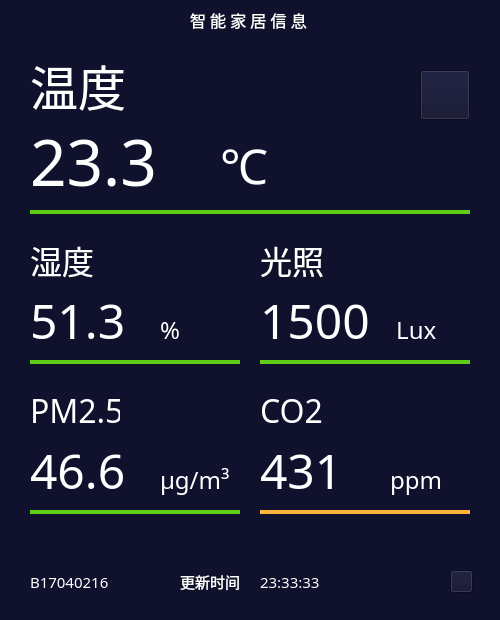
<?xml version="1.0" encoding="UTF-8"?>
<ui version="4.0">
 <class>MainWindow</class>
 <widget class="QMainWindow" name="MainWindow">
  <property name="geometry">
   <rect>
    <x>0</x>
    <y>0</y>
    <width>500</width>
    <height>620</height>
   </rect>
  </property>
  <property name="font">
   <font>
    <family>思源黑体 Normal</family>
    <pointsize>10</pointsize>
   </font>
  </property>
  <property name="windowTitle">
   <string>智能家居     B17040216 何鹏飞</string>
  </property>
  <property name="styleSheet">
   <string notr="true">background-color: rgb(15, 17, 45);</string>
  </property>
  <widget class="QWidget" name="centralwidget">
   <widget class="QLabel" name="label">
    <property name="geometry">
     <rect>
      <x>30</x>
      <y>10</y>
      <width>161</width>
      <height>151</height>
     </rect>
    </property>
    <property name="font">
     <font>
      <family>思源黑体 Normal</family>
      <pointsize>36</pointsize>
      <weight>50</weight>
      <bold>false</bold>
     </font>
    </property>
    <property name="styleSheet">
     <string notr="true">color: rgb(255, 255, 255);</string>
    </property>
    <property name="text">
     <string>温度</string>
    </property>
   </widget>
   <widget class="QLabel" name="label_3">
    <property name="geometry">
     <rect>
      <x>30</x>
      <y>240</y>
      <width>90</width>
      <height>40</height>
     </rect>
    </property>
    <property name="font">
     <font>
      <family>思源黑体 Normal</family>
      <pointsize>24</pointsize>
      <weight>50</weight>
      <bold>false</bold>
     </font>
    </property>
    <property name="styleSheet">
     <string notr="true">color: rgb(255, 255, 255);</string>
    </property>
    <property name="text">
     <string>湿度</string>
    </property>
   </widget>
   <widget class="QLabel" name="label_4">
    <property name="geometry">
     <rect>
      <x>260</x>
      <y>240</y>
      <width>90</width>
      <height>40</height>
     </rect>
    </property>
    <property name="font">
     <font>
      <family>思源黑体 Normal</family>
      <pointsize>24</pointsize>
      <weight>50</weight>
      <bold>false</bold>
     </font>
    </property>
    <property name="styleSheet">
     <string notr="true">color: rgb(255, 255, 255);</string>
    </property>
    <property name="text">
     <string>光照</string>
    </property>
   </widget>
   <widget class="QLabel" name="label_5">
    <property name="geometry">
     <rect>
      <x>30</x>
      <y>390</y>
      <width>90</width>
      <height>40</height>
     </rect>
    </property>
    <property name="font">
     <font>
      <family>思源黑体 Normal</family>
      <pointsize>24</pointsize>
      <weight>50</weight>
      <bold>false</bold>
     </font>
    </property>
    <property name="styleSheet">
     <string notr="true">color: rgb(255, 255, 255);</string>
    </property>
    <property name="text">
     <string>PM2.5</string>
    </property>
   </widget>
   <widget class="QLabel" name="label_6">
    <property name="geometry">
     <rect>
      <x>260</x>
      <y>390</y>
      <width>90</width>
      <height>40</height>
     </rect>
    </property>
    <property name="font">
     <font>
      <family>思源黑体 Normal</family>
      <pointsize>24</pointsize>
      <weight>50</weight>
      <bold>false</bold>
     </font>
    </property>
    <property name="styleSheet">
     <string notr="true">color: rgb(255, 255, 255);</string>
    </property>
    <property name="text">
     <string>CO2</string>
    </property>
   </widget>
   <widget class="QLabel" name="label_7">
    <property name="geometry">
     <rect>
      <x>220</x>
      <y>130</y>
      <width>111</width>
      <height>71</height>
     </rect>
    </property>
    <property name="font">
     <font>
      <family>思源黑体 Medium</family>
      <pointsize>36</pointsize>
      <weight>50</weight>
      <bold>false</bold>
     </font>
    </property>
    <property name="styleSheet">
     <string notr="true">color: rgb(255, 255, 255);</string>
    </property>
    <property name="text">
     <string>℃</string>
    </property>
   </widget>
   <widget class="QLabel" name="label_8">
    <property name="geometry">
     <rect>
      <x>160</x>
      <y>450</y>
      <width>100</width>
      <height>60</height>
     </rect>
    </property>
    <property name="font">
     <font>
      <family>思源黑体 Normal</family>
      <pointsize>18</pointsize>
     </font>
    </property>
    <property name="styleSheet">
     <string notr="true">color: rgb(255, 255, 255);</string>
    </property>
    <property name="text">
     <string>μg/m³</string>
    </property>
   </widget>
   <widget class="QLabel" name="label_9">
    <property name="geometry">
     <rect>
      <x>390</x>
      <y>300</y>
      <width>100</width>
      <height>60</height>
     </rect>
    </property>
    <property name="font">
     <font>
      <family>思源黑体 Normal</family>
      <pointsize>18</pointsize>
     </font>
    </property>
    <property name="styleSheet">
     <string notr="true">color: rgb(255, 255, 255);</string>
    </property>
    <property name="text">
     <string> Lux</string>
    </property>
   </widget>
   <widget class="QLabel" name="label_11">
    <property name="geometry">
     <rect>
      <x>390</x>
      <y>450</y>
      <width>100</width>
      <height>60</height>
     </rect>
    </property>
    <property name="font">
     <font>
      <family>思源黑体 Normal</family>
      <pointsize>18</pointsize>
     </font>
    </property>
    <property name="styleSheet">
     <string notr="true">color: rgb(255, 255, 255);</string>
    </property>
    <property name="text">
     <string>ppm</string>
    </property>
   </widget>
   <widget class="QLabel" name="label_RoomHumidity">
    <property name="geometry">
     <rect>
      <x>30</x>
      <y>290</y>
      <width>120</width>
      <height>60</height>
     </rect>
    </property>
    <property name="font">
     <font>
      <family>思源黑体 Medium</family>
      <pointsize>36</pointsize>
      <weight>50</weight>
      <bold>false</bold>
     </font>
    </property>
    <property name="styleSheet">
     <string notr="true">color: rgb(255, 255, 255);</string>
    </property>
    <property name="text">
     <string>51.3</string>
    </property>
   </widget>
   <widget class="QLabel" name="label_lux">
    <property name="geometry">
     <rect>
      <x>260</x>
      <y>290</y>
      <width>120</width>
      <height>60</height>
     </rect>
    </property>
    <property name="font">
     <font>
      <family>思源黑体 Medium</family>
      <pointsize>36</pointsize>
      <weight>50</weight>
      <bold>false</bold>
     </font>
    </property>
    <property name="styleSheet">
     <string notr="true">color: rgb(255, 255, 255);</string>
    </property>
    <property name="text">
     <string>1500</string>
    </property>
   </widget>
   <widget class="QLabel" name="label_PM25">
    <property name="geometry">
     <rect>
      <x>30</x>
      <y>440</y>
      <width>120</width>
      <height>60</height>
     </rect>
    </property>
    <property name="font">
     <font>
      <family>思源黑体 Medium</family>
      <pointsize>36</pointsize>
      <weight>50</weight>
      <bold>false</bold>
     </font>
    </property>
    <property name="styleSheet">
     <string notr="true">color: rgb(255, 255, 255);</string>
    </property>
    <property name="text">
     <string>46.6</string>
    </property>
   </widget>
   <widget class="QLabel" name="label_CO2">
    <property name="geometry">
     <rect>
      <x>260</x>
      <y>440</y>
      <width>120</width>
      <height>60</height>
     </rect>
    </property>
    <property name="font">
     <font>
      <family>思源黑体 Medium</family>
      <pointsize>36</pointsize>
      <weight>50</weight>
      <bold>false</bold>
     </font>
    </property>
    <property name="styleSheet">
     <string notr="true">color: rgb(255, 255, 255);</string>
    </property>
    <property name="text">
     <string>431</string>
    </property>
   </widget>
   <widget class="QLabel" name="label_RoomTemp">
    <property name="geometry">
     <rect>
      <x>30</x>
      <y>120</y>
      <width>181</width>
      <height>81</height>
     </rect>
    </property>
    <property name="font">
     <font>
      <family>思源黑体 Medium</family>
      <pointsize>48</pointsize>
      <weight>50</weight>
      <bold>false</bold>
     </font>
    </property>
    <property name="styleSheet">
     <string notr="true">color: rgb(255, 255, 255);</string>
    </property>
    <property name="text">
     <string>23.3</string>
    </property>
   </widget>
   <widget class="Line" name="line_PM25">
    <property name="geometry">
     <rect>
      <x>30</x>
      <y>510</y>
      <width>210</width>
      <height>4</height>
     </rect>
    </property>
    <property name="styleSheet">
     <string notr="true">
background-color: rgb(95, 204, 24);</string>
    </property>
    <property name="lineWidth">
     <number>0</number>
    </property>
    <property name="orientation">
     <enum>Qt::Horizontal</enum>
    </property>
   </widget>
   <widget class="Line" name="line_RoomHumidity">
    <property name="geometry">
     <rect>
      <x>30</x>
      <y>360</y>
      <width>210</width>
      <height>4</height>
     </rect>
    </property>
    <property name="styleSheet">
     <string notr="true">color: rgb(95, 204, 24);
background-color: rgb(95, 204, 24);</string>
    </property>
    <property name="lineWidth">
     <number>0</number>
    </property>
    <property name="orientation">
     <enum>Qt::Horizontal</enum>
    </property>
   </widget>
   <widget class="Line" name="line_lux">
    <property name="geometry">
     <rect>
      <x>260</x>
      <y>360</y>
      <width>210</width>
      <height>4</height>
     </rect>
    </property>
    <property name="styleSheet">
     <string notr="true">color: rgb(95, 204, 24);
background-color: rgb(95, 204, 24);</string>
    </property>
    <property name="lineWidth">
     <number>0</number>
    </property>
    <property name="orientation">
     <enum>Qt::Horizontal</enum>
    </property>
   </widget>
   <widget class="Line" name="line_CO2">
    <property name="geometry">
     <rect>
      <x>260</x>
      <y>510</y>
      <width>210</width>
      <height>4</height>
     </rect>
    </property>
    <property name="styleSheet">
     <string notr="true">color: rgb(95, 204, 24);
background-color: rgb(255, 179, 55);</string>
    </property>
    <property name="lineWidth">
     <number>0</number>
    </property>
    <property name="orientation">
     <enum>Qt::Horizontal</enum>
    </property>
   </widget>
   <widget class="Line" name="line_RoomTemp">
    <property name="geometry">
     <rect>
      <x>30</x>
      <y>210</y>
      <width>440</width>
      <height>4</height>
     </rect>
    </property>
    <property name="styleSheet">
     <string notr="true">color: rgb(95, 204, 24);
background-color: rgb(95, 204, 24);</string>
    </property>
    <property name="lineWidth">
     <number>0</number>
    </property>
    <property name="orientation">
     <enum>Qt::Horizontal</enum>
    </property>
   </widget>
   <widget class="QLabel" name="label_TIME">
    <property name="geometry">
     <rect>
      <x>260</x>
      <y>570</y>
      <width>80</width>
      <height>23</height>
     </rect>
    </property>
    <property name="font">
     <font>
      <family>思源黑体 Medium</family>
      <pointsize>11</pointsize>
     </font>
    </property>
    <property name="styleSheet">
     <string notr="true">color: rgb(255, 255, 255);</string>
    </property>
    <property name="text">
     <string>23:33:33</string>
    </property>
   </widget>
   <widget class="QPushButton" name="lightButton">
    <property name="geometry">
     <rect>
      <x>420</x>
      <y>70</y>
      <width>50</width>
      <height>50</height>
     </rect>
    </property>
    <property name="styleSheet">
     <string notr="true">image: url(:/new/image/light_on.png);</string>
    </property>
    <property name="text">
     <string/>
    </property>
   </widget>
   <widget class="QPushButton" name="pushButton">
    <property name="geometry">
     <rect>
      <x>450</x>
      <y>570</y>
      <width>23</width>
      <height>23</height>
     </rect>
    </property>
    <property name="styleSheet">
     <string notr="true">QPushButton{border-image: url(:/new/image/poweroff.png)}
QPushButton:hover{border-image: url(:/new/image/poweroff_red.png)};</string>
    </property>
    <property name="text">
     <string/>
    </property>
   </widget>
   <widget class="QLabel" name="label_17">
    <property name="geometry">
     <rect>
      <x>160</x>
      <y>300</y>
      <width>100</width>
      <height>60</height>
     </rect>
    </property>
    <property name="font">
     <font>
      <family>思源黑体 Normal</family>
      <pointsize>18</pointsize>
     </font>
    </property>
    <property name="styleSheet">
     <string notr="true">color: rgb(255, 255, 255);</string>
    </property>
    <property name="text">
     <string>%</string>
    </property>
   </widget>
   <widget class="QLabel" name="label_20">
    <property name="geometry">
     <rect>
      <x>30</x>
      <y>570</y>
      <width>100</width>
      <height>23</height>
     </rect>
    </property>
    <property name="font">
     <font>
      <family>思源黑体 Medium</family>
      <pointsize>11</pointsize>
     </font>
    </property>
    <property name="styleSheet">
     <string notr="true">color: rgb(255, 255, 255);</string>
    </property>
    <property name="text">
     <string>B17040216</string>
    </property>
   </widget>
   <widget class="QLabel" name="label_21">
    <property name="geometry">
     <rect>
      <x>190</x>
      <y>10</y>
      <width>200</width>
      <height>20</height>
     </rect>
    </property>
    <property name="font">
     <font>
      <family>思源黑体 Medium</family>
      <pointsize>12</pointsize>
     </font>
    </property>
    <property name="styleSheet">
     <string notr="true">color: rgb(255, 255, 255);</string>
    </property>
    <property name="text">
     <string>智 能 家 居 信 息</string>
    </property>
   </widget>
   <widget class="QLabel" name="label_22">
    <property name="geometry">
     <rect>
      <x>180</x>
      <y>570</y>
      <width>61</width>
      <height>23</height>
     </rect>
    </property>
    <property name="font">
     <font>
      <family>思源黑体 Medium</family>
      <pointsize>11</pointsize>
     </font>
    </property>
    <property name="styleSheet">
     <string notr="true">color: rgb(255, 255, 255);</string>
    </property>
    <property name="text">
     <string>更新时间</string>
    </property>
   </widget>
  </widget>
  <widget class="QStatusBar" name="statusbar"/>
 </widget>
 <resources/>
 <connections/>
</ui>
